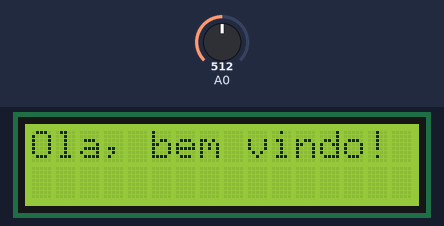
Recording of a sketch running on a simulated Arduino Uno, built with avr-gcc and run on an emulated ATmega328P. Shown: 16×2 character LCD. Inputs (shaded band) come from the test bench; at power-on: A0 = 512. What the sketch prints to the serial monitor is not drawn.

Above: at 4.8 s.
4.9 s: A0 set to 991
6.8 s: A0 set to 1007
At 8.4 s:
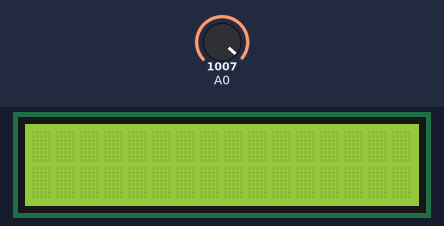
9.1 s: A0 set to 0
At 10.0 s:
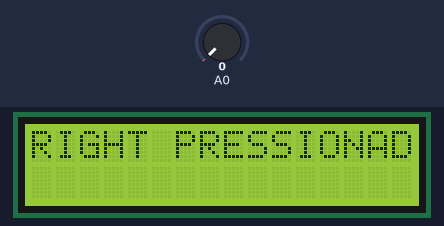
11.1 s: A0 set to 1010
At 12.9 s:
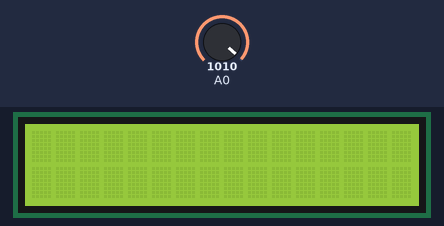
Timing chart, 0 to 14.4 s (numbered marks = the images above; inputs shaded):
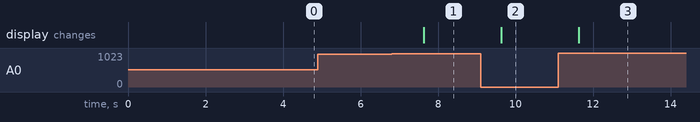

Measured:
- the behaviour switches between 1000 and 1001 on A0 (found by bisection; images 0 and 1)
- after the input at 4.9 s, every drawn part: stays the same
- after the input at 6.8 s, the display: changes after 0.83 s (image 1)
- after the input at 9.1 s, the display: changes after 0.53 s (image 2)
- after the input at 11.1 s, the display: changes after 0.54 s (image 3)

The sketch:

Relogio_LCD.ino
```cpp
#include <LiquidCrystal.h>
#include "Relogio.h"
// este eh padrao para minha shield
LiquidCrystal lcd(8, 9, 4, 5, 6, 7);

Data data;
Tempo tempo;

int dados;

void setup(){
  lcd.begin(16, 2);
  Serial.begin(9600);
  lcd.print("Ola, bem vindo!");
  delay(3500);
  configuraRelogio(data,tempo);

}

void loop(){
  delay(1000);
      if (Serial.available()) {
        dados = Serial.read();
        Serial.print("Recebido: ");
        Serial.println(dados);
    }
  int botao=analogRead(A0);
  //Serial.println(botao);
  //lcd.print(x);
  lcd.setCursor(0, 0);
  if(botao==722)
  {
lcd.print("Select PRESSIONADO");
  }
  if(botao==480)
  {
lcd.print("LEFT PRESSIONADO");
  }
  if(botao==132)
  {
lcd.print("UP PRESSIONADO");
  }
  if(botao==308)
  {
lcd.print("DOWN PRESSIONADO");
  }
  if(botao==0)
  {
lcd.print("RIGHT PRESSIONADO");
  }
  if(botao>1000)
lcd.print("                ");
}

//int confData(Data)
```

Relogio.h
```cpp
#ifndef RELOGIO_H
#define RELOGIO_H

#include "Arduino.h"

typedef struct{
  int dia;
  int semana;
  int mes;
  int ano;
  bool ok;
}
Data;

typedef struct{
  int hora;
  int minuto;
  int segundo;
  bool ok;
}Tempo;

void configuraRelogio(Data data, Tempo tempo);
int contaData(Data data, Tempo tempo);
int contaTempo(Tempo tempo);

void configuraRelogio(Data data, Tempo tempo){
  tempo.ok=0;
  while (tempo.ok == 0){
    Serial.print("Entre com hora: ");
    if(Serial.available())
    tempo.hora = Serial.read();
    Serial.println(" \n");

    Serial.print("Entre com minuto: ");
    tempo.minuto = Serial.read();
    Serial.println(" \n");

    Serial.print("Entre com segundo: ");
    tempo.segundo = Serial.read();
    Serial.println(" \n");

    Serial.println("Salvar? (0-nao / 1-sim): ");
    tempo.ok = Serial.read();
  }
  if(tempo.ok){
    Serial.print("Horario configurado: ");
    Serial.print(tempo.hora);
    Serial.print(":");
    Serial.print(tempo.minuto);
    Serial.print(":");
    Serial.print(tempo.segundo);
    Serial.println("\n");
  }
}

int contaData(Data data, Tempo tempo){
  int m=data.mes;
  int d=data.dia;
  int a=data.ano;
  if(contaTempo(tempo))
    d=d+contaTempo(tempo);
    delay(1000);

  if(m==12){	//incrementa ano
    if(d == 31){
      m=1;
      d=1;
      a=a+1;
    }
  }
  if((m==1)||(m==3)||(m==5)||(m==7)||(m==8)||(m==10)){
    if(d == 31){
      m=m+1;
      d=1;
    }
  }
  if((m==4)||(m==6)||(m==9)||(m==11)){
    if(d == 30){
      m=m+1;
      d=1;
    }
  }
  if(m==2){
    if(a % 4){	// ano bissexto
      if(d == 29){
        m=m+1;
        d=1;
      }
    }
    else{		//ano normal
      if(d == 28){
        m=m+1;
        d=1;
      }
    }
  }
}

int contaTempo(Tempo tempo){
  int s=tempo.segundo;
  int m=tempo.minuto;
  int h=tempo.hora;
  //Data *d=data->dia;
  s=0;
  unsigned long tAnt, tAtu;
  while (s <= 60){
   // tAtu=millis();
   tAtu++;
    if (tAtu == 1000){
      s++;
      tAtu = 0;
    }
  }
  //if(s == 60){
  m=m+1;
  s=0;
  //}
  if(m==60){
    h=h+1;
    m=0;
  }
  if (h==24){
    h=0;
    return 1;
  }

}
#endif
```
